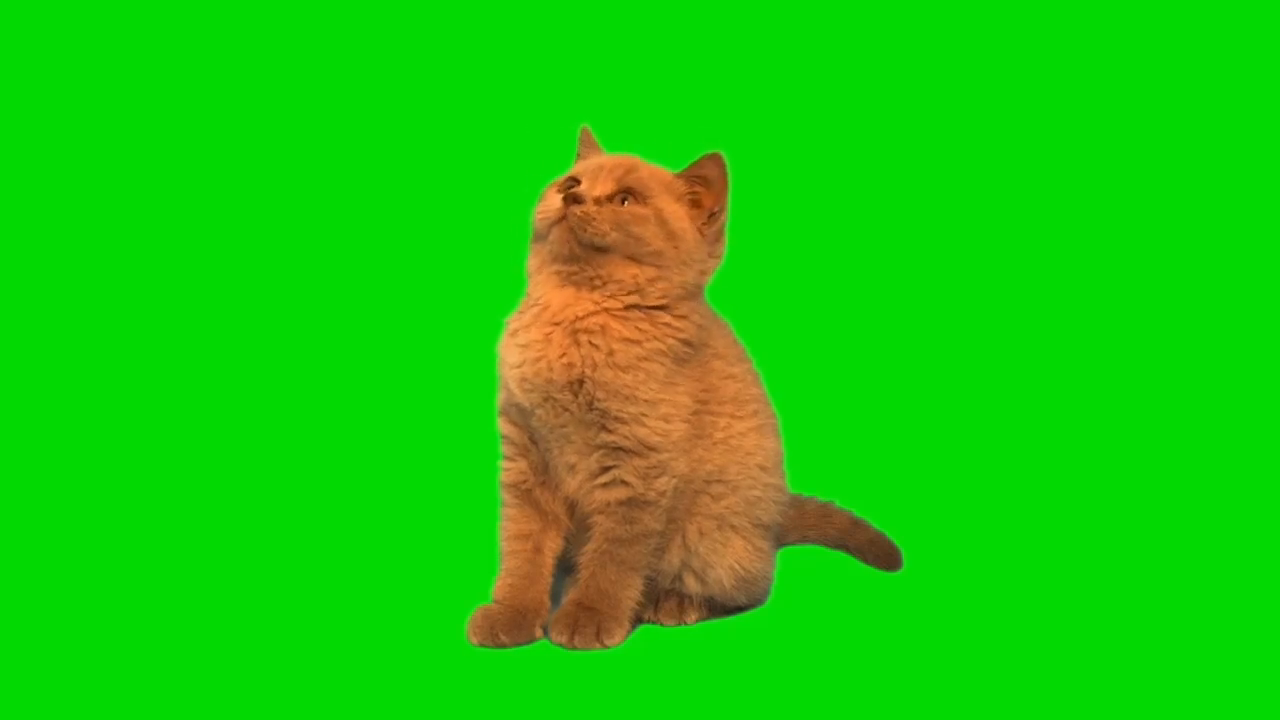
#> input picture frame 30 of GreenScreen.mp4, 1280 x 720 px
$ python app.py
#> lines starting #> are read from the running program, lines starting #| are printed output that depends on the picture
import cv2
import numpy as np #Matrix Operation Array Matrizes

video=cv2.VideoCapture("GreenScreen.mp4")
image=cv2.imread("Img.jpg")

while True:
    ret, frame = video.read()   #ret check any error corruption in vdo if present then loop false ret=0=false  video is save inside frame
#> frame is the input picture: shape (720, 1280, 3); mean B, G, R 8.6, 202.1, 24.2
    frame=cv2.resize(frame,(640,480))
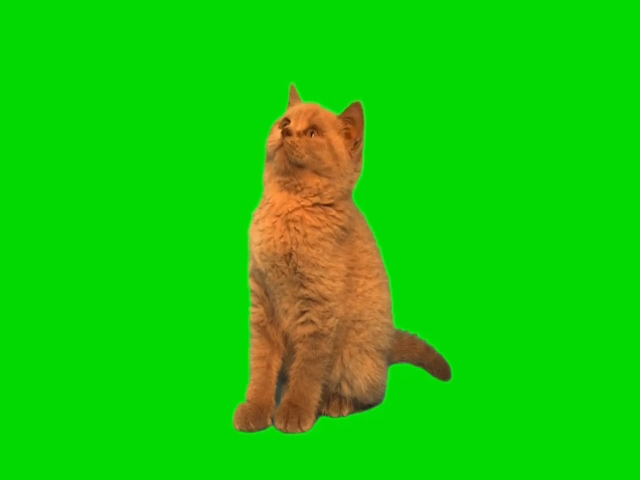
#> frame: shape (480, 640, 3); mean B, G, R 8.6, 202.1, 24.2
#> (the run stopped early here; a loop or call above may not have finished)

$ run again, starting later in the video
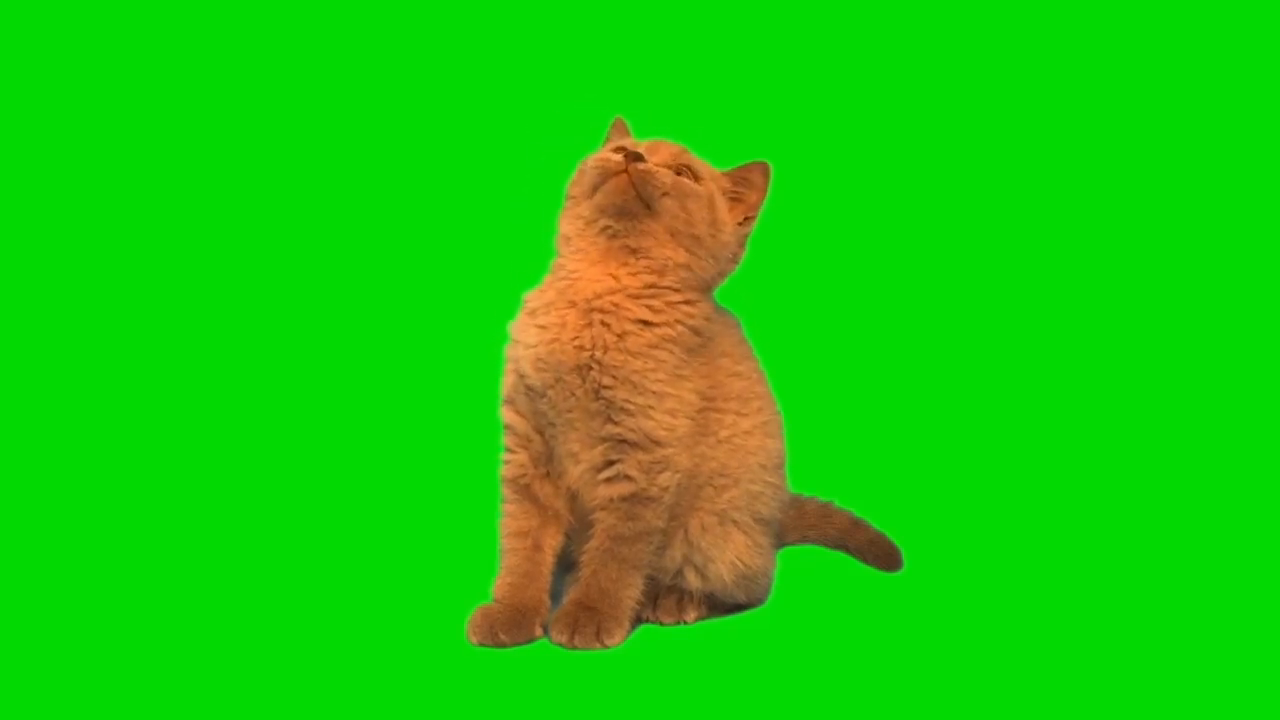
#> input picture frame 135 of GreenScreen.mp4, 1280 x 720 px
#> frame is the input picture: shape (720, 1280, 3); mean B, G, R 8.8, 201.9, 24.9
#> `frame=cv2.resize(frame,(640,480))`:
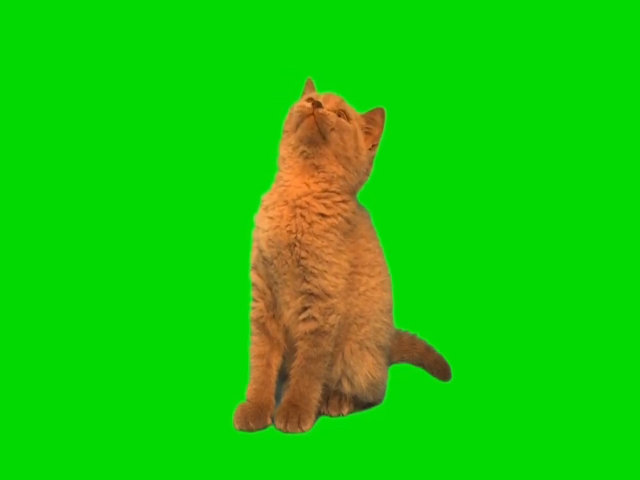
#> frame: shape (480, 640, 3); mean B, G, R 8.8, 201.9, 24.9

$ run again, starting later in the video
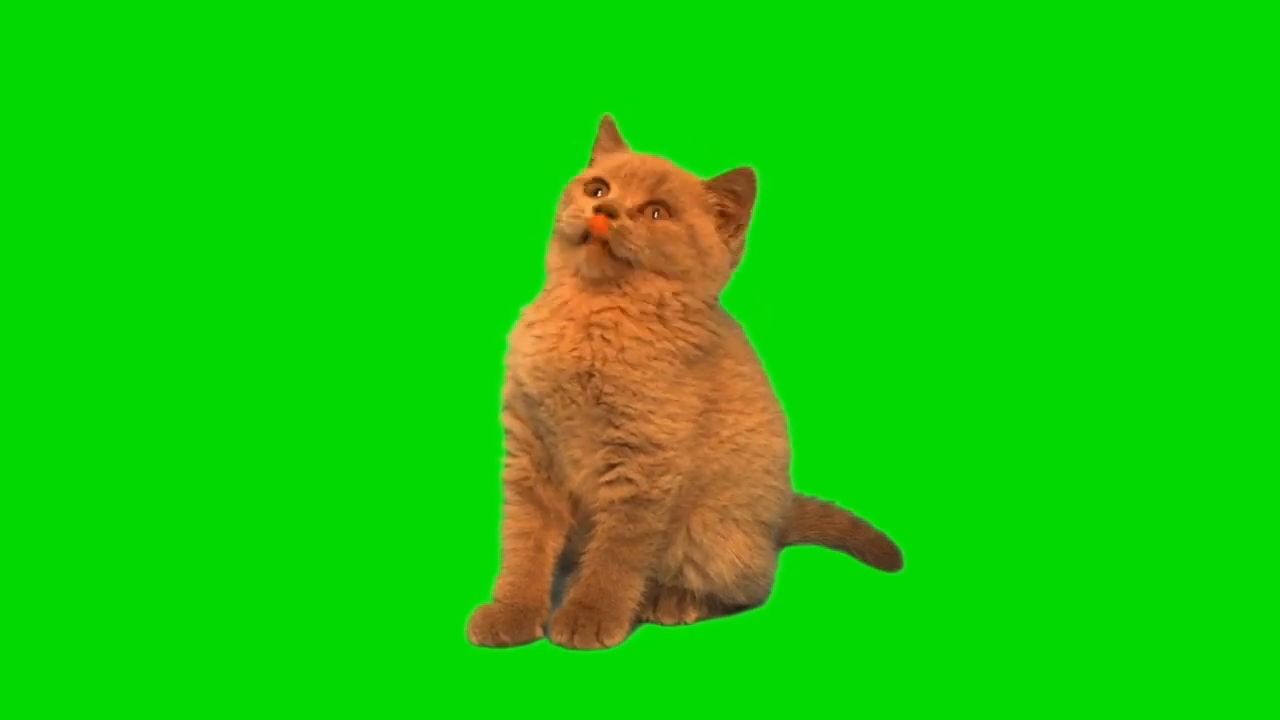
#> input picture frame 240 of GreenScreen.mp4, 1280 x 720 px
#> frame is the input picture: shape (720, 1280, 3); mean B, G, R 8.6, 201.9, 24.2
#> `frame=cv2.resize(frame,(640,480))`:
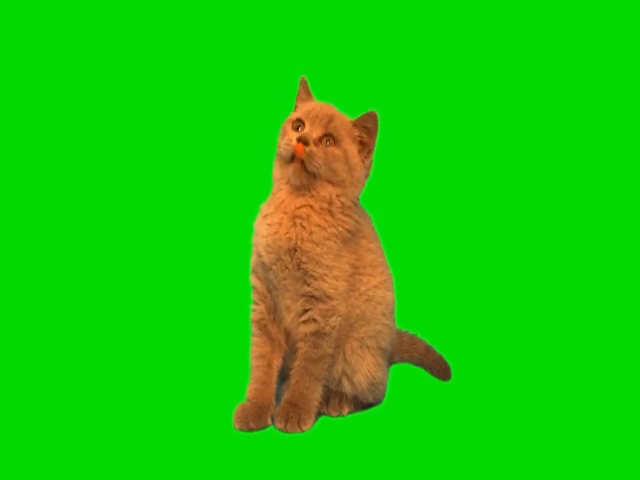
#> frame: shape (480, 640, 3); mean B, G, R 8.6, 201.9, 24.2
